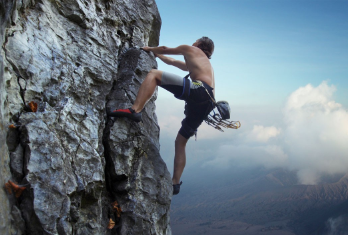
#> input picture rock_climbing.png, 348 x 235 px
$ python jpg_skin_detection.py
#> lines starting #> are read from the running program, lines starting #| are printed output that depends on the picture; after the words box and inside, x2 and y2 are one past the last pixel; in counts of white or black regions, pixels touching at a corner belong together
import cv2
import numpy as np

filename = "rock_climbing.png"
image = cv2.imread(filename)
#> image is the input picture: shape (235, 348, 3); mean B, G, R 132.1, 121.4, 107.1

# BGR convert into YCbCr
imgYCrCb  = cv2.cvtColor(image,cv2.COLOR_BGR2YCR_CB)
#> imgYCrCb: shape (235, 348, 3); mean of channels 0, 1, 2 118.4, 120, 135.8

## min & max YCbCr of Skin
min_YCrCb = np.array([  0,135, 85],np.uint8)
max_YCrCb = np.array([255,180,135],np.uint8)

# InRange
mask = cv2.inRange(imgYCrCb,min_YCrCb,max_YCrCb)
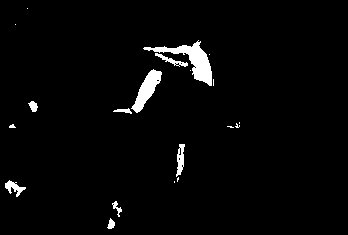
#> mask: shape (235, 348); 2.7% white; 20 white regions (11 under 20 px), largest, box (x1, y1, x2, y2) and area: (143, 40, 212, 86) 893, (131, 69, 162, 113) 554, (176, 144, 185, 177) 172

# Bitwise and
skin = cv2.bitwise_and(image, image, mask = mask)
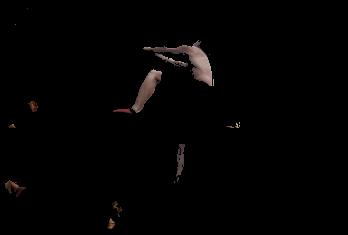
#> skin: shape (235, 348, 3); mean B, G, R 2.2, 2.3, 3

# Display
cv2.imshow('IMAGE', image)
cv2.imshow('SKIN', skin)

cv2.waitKey(0)
cv2.destroyAllWindows()

$ run again, with OpenCV_Color_Matching_meanstddev.png copied over rock_climbing.png
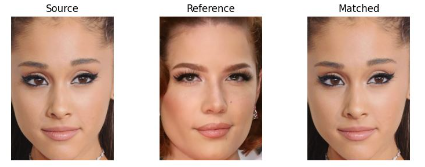
#> input picture OpenCV_Color_Matching_meanstddev.png, 425 x 167 px
#> image is the input picture: shape (167, 425, 3); mean B, G, R 161.8, 175.9, 204.8
#> imgYCrCb: shape (167, 425, 3); mean of channels 0, 1, 2 182.9, 143.6, 116.1
#> `mask = cv2.inRange(imgYCrCb,min_YCrCb,max_YCrCb)`:
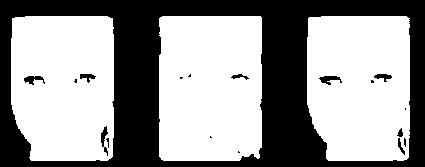
#> mask: shape (167, 425); 59.9% white; 18 black regions (9 under 20 px), largest, box (x1, y1, x2, y2) and area: (0, 0, 425, 167) 27816, (319, 76, 342, 85) 111, (24, 76, 45, 85) 102
#> `skin = cv2.bitwise_and(image, image, mask = mask)`:
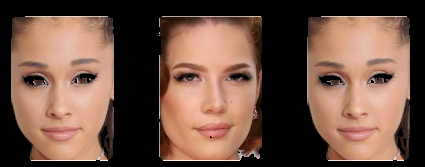
#> skin: shape (167, 425, 3); mean B, G, R 67.4, 81.4, 110.1
